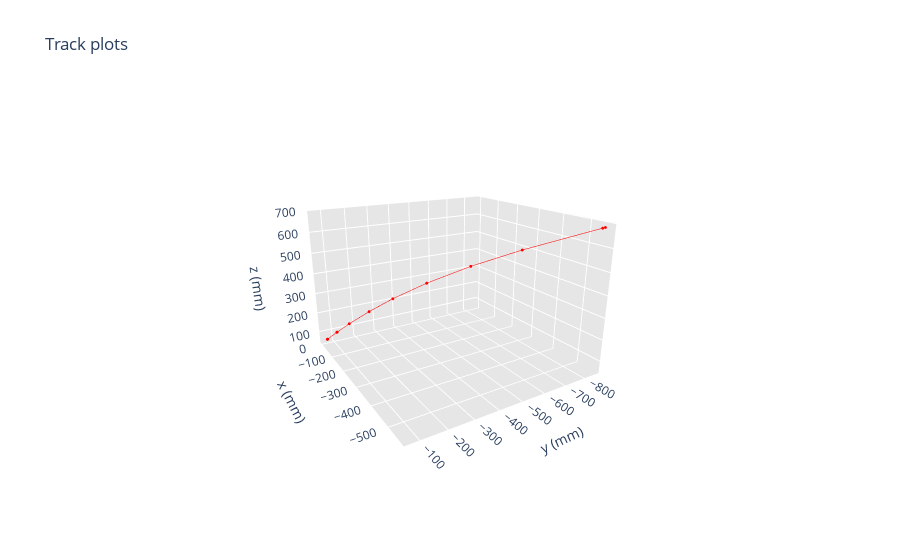

Notebook source saved alongside this figure:
### Markdown cell above
### Ploting dataframe of tracks

**Default data:** A dataframe with one track perline and just 6 hit information

### Code cell
track_plot(tracks_real_sort)

### Figure 1 — Plotly figure (JSON) as saved in the notebook; plotly's stock layout.template omitted (floating-point values rounded to 4 significant figures)
{"data": [{"line": {"color": "red", "width": 1}, "marker": {"color": "red", "size": 1}, "type": "scatter3d", "x": [0.7034, 0.7448, 0.2659, 0.1868, -4.131, -19.28, -48.38, -108.8, -209.3, -343.6, -554.4, -561.3, null, null, null, null, null, null, null], "y": [-71.08, -72.93, -115.5, -117.4, -172.8, -261.0, -360.4, -488.3, -626.0, -744.7, -851.1, -853.3, null, null, null, null, null, null, null], "z": [61.58, 62.69, 88.15, 89.33, 122.4, 175.7, 237.9, 322.8, 425.7, 534.3, 678.4, 682.8, null, null, null, null, null, null, null]}], "layout": {"autosize": true, "scene": {"aspectmode": "manual", "aspectratio": {"x": 1, "y": 1, "z": 0.7}, "camera": {"eye": {"x": -1.743, "y": 1.071, "z": 0.71}, "up": {"x": 0, "y": 0, "z": 1}}, "xaxis": {"backgroundcolor": "rgb(230, 230,230)", "gridcolor": "rgb(255, 255, 255)", "showbackground": true, "title": {"text": "x (mm)"}, "zerolinecolor": "rgb(255, 255, 255)"}, "yaxis": {"backgroundcolor": "rgb(230, 230,230)", "gridcolor": "rgb(255, 255, 255)", "showbackground": true, "title": {"text": "y (mm)"}, "zerolinecolor": "rgb(255, 255, 255)"}, "zaxis": {"backgroundcolor": "rgb(230, 230,230)", "gridcolor": "rgb(255, 255, 255)", "showbackground": true, "title": {"text": "z (mm)"}, "zerolinecolor": "rgb(255, 255, 255)"}}, "title": {"text": "Track plots"}}}
